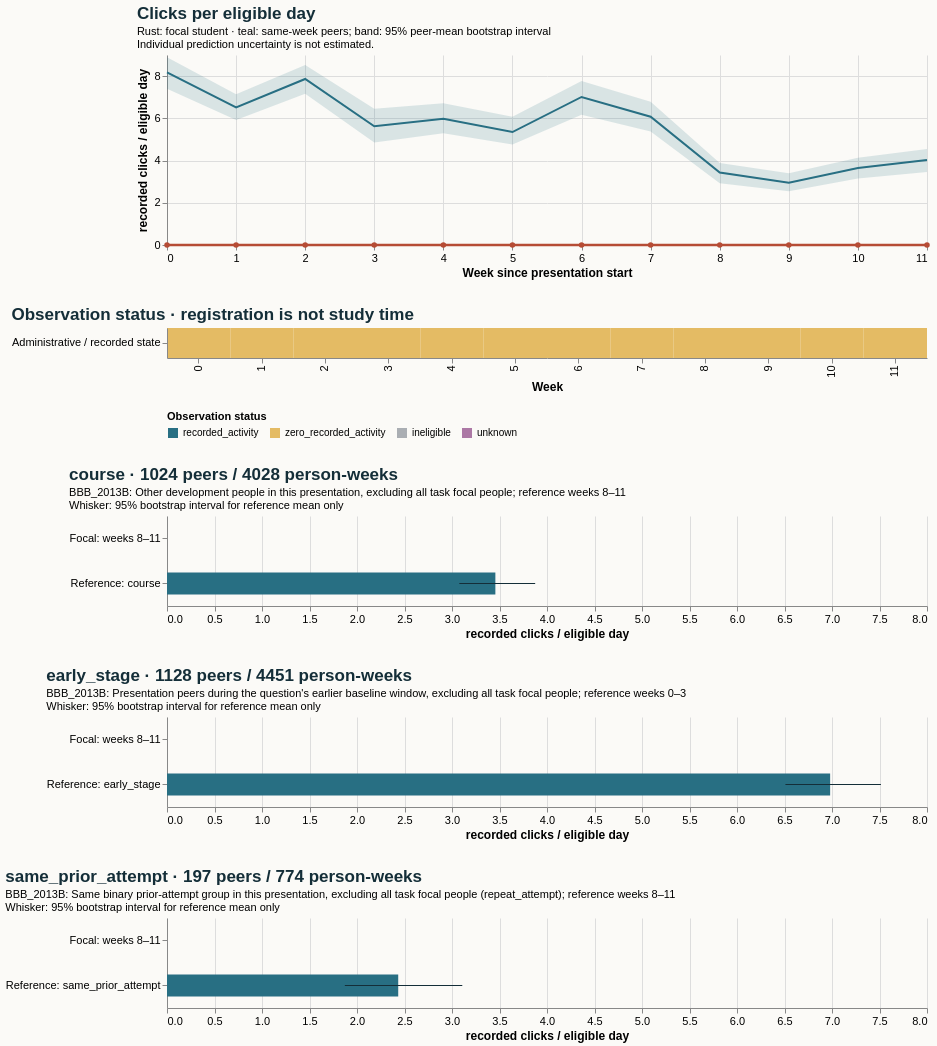

The Vega-Lite source for this figure:
### Vega-Lite specification from a JSON file in a GitHub repository (floating-point values rounded to 4 significant figures)
{"$schema": "https://vega.github.io/schema/vega-lite/v5.20.1.json", "config": {"axis": {"labelFontSize": 11, "titleFontSize": 12}, "background": "#fbfaf7", "font": "sans-serif", "title": {"anchor": "start", "color": "#142e38", "fontSize": 17, "subtitleFontSize": 11}, "view": {"continuousHeight": 300, "continuousWidth": 300, "stroke": null}}, "datasets": {"data-51d02f3cd57844149c703962c7dab517": [{"eligible_days": 7.0, "end_day": 6, "logging_completeness": "unknown", "observation_status": "zero_recorded_activity", "row": "Administrative / recorded state", "score_status": "withheld_release_time_unknown", "start_day": 0, "value": 0.0, "week": 0}, {"eligible_days": 7.0, "end_day": 13, "logging_completeness": "unknown", "observation_status": "zero_recorded_activity", "row": "Administrative / recorded state", "score_status": "withheld_release_time_unknown", "start_day": 7, "value": 0.0, "week": 1}, {"eligible_days": 7.0, "end_day": 20, "logging_completeness": "unknown", "observation_status": "zero_recorded_activity", "row": "Administrative / recorded state", "score_status": "withheld_release_time_unknown", "start_day": 14, "value": 0.0, "week": 2}, {"eligible_days": 7.0, "end_day": 27, "logging_completeness": "unknown", "observation_status": "zero_recorded_activity", "row": "Administrative / recorded state", "score_status": "withheld_release_time_unknown", "start_day": 21, "value": 0.0, "week": 3}, {"eligible_days": 7.0, "end_day": 34, "logging_completeness": "unknown", "observation_status": "zero_recorded_activity", "row": "Administrative / recorded state", "score_status": "withheld_release_time_unknown", "start_day": 28, "value": 0.0, "week": 4}, {"eligible_days": 7.0, "end_day": 41, "logging_completeness": "unknown", "observation_status": "zero_recorded_activity", "row": "Administrative / recorded state", "score_status": "withheld_release_time_unknown", "start_day": 35, "value": 0.0, "week": 5}, {"eligible_days": 7.0, "end_day": 48, "logging_completeness": "unknown", "observation_status": "zero_recorded_activity", "row": "Administrative / recorded state", "score_status": "withheld_release_time_unknown", "start_day": 42, "value": 0.0, "week": 6}, {"eligible_days": 7.0, "end_day": 55, "logging_completeness": "unknown", "observation_status": "zero_recorded_activity", "row": "Administrative / recorded state", "score_status": "withheld_release_time_unknown", "start_day": 49, "value": 0.0, "week": 7}, {"eligible_days": 7.0, "end_day": 62, "logging_completeness": "unknown", "observation_status": "zero_recorded_activity", "row": "Administrative / recorded state", "score_status": "withheld_release_time_unknown", "start_day": 56, "value": 0.0, "week": 8}, {"eligible_days": 7.0, "end_day": 69, "logging_completeness": "unknown", "observation_status": "zero_recorded_activity", "row": "Administrative / recorded state", "score_status": "withheld_release_time_unknown", "start_day": 63, "value": 0.0, "week": 9}, {"eligible_days": 7.0, "end_day": 76, "logging_completeness": "unknown", "observation_status": "zero_recorded_activity", "row": "Administrative / recorded state", "score_status": "withheld_release_time_unknown", "start_day": 70, "value": 0.0, "week": 10}, {"eligible_days": 7.0, "end_day": 83, "logging_completeness": "unknown", "observation_status": "zero_recorded_activity", "row": "Administrative / recorded state", "score_status": "withheld_release_time_unknown", "start_day": 77, "value": 0.0, "week": 11}], "data-7b544a90a733a5ca55a40c78e86b9f0a": [{"hi": null, "lo": null, "series": "Focal: weeks 8–11", "value": 0.0}, {"hi": 3.876, "lo": 3.077, "series": "Reference: course", "value": 3.457}], "data-cc9c3e1de5c67ddb09f7afa581e4271a": [{"hi": null, "lo": null, "series": "Focal: weeks 8–11", "value": 0.0}, {"hi": 3.108, "lo": 1.872, "series": "Reference: same_prior_attempt", "value": 2.434}], "data-d2e1b91ab23965714d2b34c4ee37597d": [{"hi": null, "lo": null, "series": "Focal: weeks 8–11", "value": 0.0}, {"hi": 7.515, "lo": 6.51, "series": "Reference: early_stage", "value": 6.98}], "data-e6b179bf95dfd2def9046b523d0f8a53": [{"end_day": 6, "focal_value": 0.0, "peer_ci_high": 8.894, "peer_ci_low": 7.4, "peer_mean": 8.174, "peer_observations": 1127, "peer_people": 1127, "reference": "course", "unit": "recorded clicks / eligible day", "week": 0}, {"end_day": 13, "focal_value": 0.0, "peer_ci_high": 7.141, "peer_ci_low": 5.92, "peer_mean": 6.521, "peer_observations": 1121, "peer_people": 1121, "reference": "course", "unit": "recorded clicks / eligible day", "week": 1}, {"end_day": 20, "focal_value": 0.0, "peer_ci_high": 8.53, "peer_ci_low": 7.162, "peer_mean": 7.865, "peer_observations": 1105, "peer_people": 1105, "reference": "course", "unit": "recorded clicks / eligible day", "week": 2}, {"end_day": 27, "focal_value": 0.0, "peer_ci_high": 6.451, "peer_ci_low": 4.855, "peer_mean": 5.625, "peer_observations": 1098, "peer_people": 1098, "reference": "course", "unit": "recorded clicks / eligible day", "week": 3}, {"end_day": 34, "focal_value": 0.0, "peer_ci_high": 6.715, "peer_ci_low": 5.29, "peer_mean": 5.982, "peer_observations": 1065, "peer_people": 1065, "reference": "course", "unit": "recorded clicks / eligible day", "week": 4}, {"end_day": 41, "focal_value": 0.0, "peer_ci_high": 6.079, "peer_ci_low": 4.761, "peer_mean": 5.35, "peer_observations": 1058, "peer_people": 1058, "reference": "course", "unit": "recorded clicks / eligible day", "week": 5}, {"end_day": 48, "focal_value": 0.0, "peer_ci_high": 7.771, "peer_ci_low": 6.165, "peer_mean": 7.012, "peer_observations": 1050, "peer_people": 1050, "reference": "course", "unit": "recorded clicks / eligible day", "week": 6}, {"end_day": 55, "focal_value": 0.0, "peer_ci_high": 6.791, "peer_ci_low": 5.373, "peer_mean": 6.076, "peer_observations": 1034, "peer_people": 1034, "reference": "course", "unit": "recorded clicks / eligible day", "week": 7}, {"end_day": 62, "focal_value": 0.0, "peer_ci_high": 3.883, "peer_ci_low": 2.925, "peer_mean": 3.431, "peer_observations": 1024, "peer_people": 1024, "reference": "course", "unit": "recorded clicks / eligible day", "week": 8}, {"end_day": 69, "focal_value": 0.0, "peer_ci_high": 3.395, "peer_ci_low": 2.549, "peer_mean": 2.953, "peer_observations": 1007, "peer_people": 1007, "reference": "course", "unit": "recorded clicks / eligible day", "week": 9}, {"end_day": 76, "focal_value": 0.0, "peer_ci_high": 4.13, "peer_ci_low": 3.149, "peer_mean": 3.642, "peer_observations": 1001, "peer_people": 1001, "reference": "course", "unit": "recorded clicks / eligible day", "week": 10}, {"end_day": 83, "focal_value": 0.0, "peer_ci_high": 4.552, "peer_ci_low": 3.458, "peer_mean": 4.025, "peer_observations": 996, "peer_people": 996, "reference": "course", "unit": "recorded clicks / eligible day", "week": 11}]}, "resolve": {"scale": {"color": "independent"}}, "spacing": 28, "vconcat": [{"data": {"name": "data-e6b179bf95dfd2def9046b523d0f8a53"}, "height": 190, "layer": [{"encoding": {"x": {"axis": {"tickMinStep": 1}, "field": "week", "title": "Week since presentation start", "type": "quantitative"}, "y": {"field": "peer_ci_low", "scale": {"zero": true}, "title": "recorded clicks / eligible day", "type": "quantitative"}, "y2": {"field": "peer_ci_high"}}, "mark": {"color": "#286f83", "opacity": 0.16, "type": "area"}}, {"encoding": {"tooltip": [{"field": "week", "type": "quantitative"}, {"field": "peer_mean", "type": "quantitative"}, {"field": "peer_people", "type": "quantitative"}, {"field": "peer_observations", "type": "quantitative"}], "x": {"field": "week", "type": "quantitative"}, "y": {"field": "peer_mean", "type": "quantitative"}}, "mark": {"color": "#286f83", "strokeWidth": 2, "type": "line"}}, {"encoding": {"tooltip": [{"field": "week", "type": "quantitative"}, {"field": "focal_value", "type": "quantitative"}], "x": {"field": "week", "type": "quantitative"}, "y": {"field": "focal_value", "type": "quantitative"}}, "mark": {"color": "#b64c35", "point": {"color": "#b64c35"}, "strokeWidth": 2.5, "type": "line"}}], "title": {"subtitle": ["Rust: focal student · teal: same-week peers; band: 95% peer-mean bootstrap interval", "Individual prediction uncertainty is not estimated."], "text": "Clicks per eligible day"}, "width": 760}, {"data": {"name": "data-51d02f3cd57844149c703962c7dab517"}, "encoding": {"color": {"field": "observation_status", "legend": {"labelLimit": 260, "orient": "bottom"}, "scale": {"domain": ["recorded_activity", "zero_recorded_activity", "ineligible", "unknown"], "range": ["#286f83", "#e4bb64", "#aaaeb3", "#ac78a5"]}, "title": "Observation status", "type": "nominal"}, "tooltip": [{"field": "week", "type": "quantitative"}, {"field": "eligible_days", "type": "quantitative"}, {"field": "observation_status", "type": "nominal"}, {"field": "logging_completeness", "type": "nominal"}], "x": {"field": "week", "title": "Week", "type": "ordinal"}, "y": {"field": "row", "title": null, "type": "nominal"}}, "height": 30, "mark": {"type": "rect"}, "title": "Observation status · registration is not study time", "width": 760}, {"data": {"name": "data-7b544a90a733a5ca55a40c78e86b9f0a"}, "height": 90, "layer": [{"encoding": {"x": {"field": "value", "scale": {"domain": [0, 7.891], "zero": true}, "title": "recorded clicks / eligible day", "type": "quantitative"}, "y": {"field": "series", "sort": null, "title": null, "type": "nominal"}}, "mark": {"color": "#286f83", "size": 22, "type": "bar"}}, {"encoding": {"x": {"field": "lo", "type": "quantitative"}, "x2": {"field": "hi"}, "y": {"field": "series", "sort": null, "title": null, "type": "nominal"}}, "mark": {"color": "#142e38", "type": "rule"}}], "title": {"subtitle": ["BBB_2013B: Other development people in this presentation, excluding all task focal people; reference weeks 8–11", "Whisker: 95% bootstrap interval for reference mean only"], "text": "course · 1024 peers / 4028 person-weeks"}, "width": 760}, {"data": {"name": "data-d2e1b91ab23965714d2b34c4ee37597d"}, "height": 90, "layer": [{"encoding": {"x": {"field": "value", "scale": {"domain": [0, 7.891], "zero": true}, "title": "recorded clicks / eligible day", "type": "quantitative"}, "y": {"field": "series", "sort": null, "title": null, "type": "nominal"}}, "mark": {"color": "#286f83", "size": 22, "type": "bar"}}, {"encoding": {"x": {"field": "lo", "type": "quantitative"}, "x2": {"field": "hi"}, "y": {"field": "series", "sort": null, "title": null, "type": "nominal"}}, "mark": {"color": "#142e38", "type": "rule"}}], "title": {"subtitle": ["BBB_2013B: Presentation peers during the question's earlier baseline window, excluding all task focal people; reference weeks 0–3", "Whisker: 95% bootstrap interval for reference mean only"], "text": "early_stage · 1128 peers / 4451 person-weeks"}, "width": 760}, {"data": {"name": "data-cc9c3e1de5c67ddb09f7afa581e4271a"}, "height": 90, "layer": [{"encoding": {"x": {"field": "value", "scale": {"domain": [0, 7.891], "zero": true}, "title": "recorded clicks / eligible day", "type": "quantitative"}, "y": {"field": "series", "sort": null, "title": null, "type": "nominal"}}, "mark": {"color": "#286f83", "size": 22, "type": "bar"}}, {"encoding": {"x": {"field": "lo", "type": "quantitative"}, "x2": {"field": "hi"}, "y": {"field": "series", "sort": null, "title": null, "type": "nominal"}}, "mark": {"color": "#142e38", "type": "rule"}}], "title": {"subtitle": ["BBB_2013B: Same binary prior-attempt group in this presentation, excluding all task focal people (repeat_attempt); reference weeks 8–11", "Whisker: 95% bootstrap interval for reference mean only"], "text": "same_prior_attempt · 197 peers / 774 person-weeks"}, "width": 760}]}
